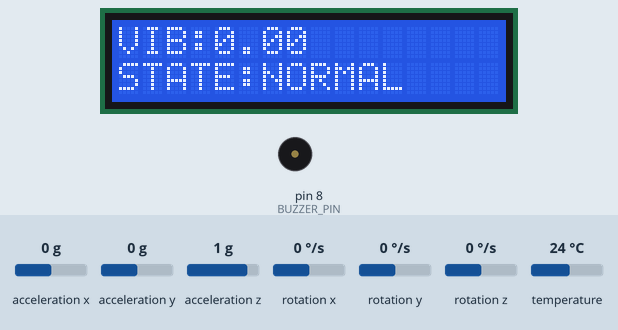
Recording of a sketch running on a simulated Arduino Uno, built with avr-gcc and run on an emulated ATmega328P. On the bench: 16×2 character LCD, buzzer (waves = sounding). The inputs (shaded band) are chosen by the test bench; at power-on: acceleration x 0 g, temperature 24 °C, acceleration y 0 g, acceleration z 1 g, rotation x 0 °/s, rotation y 0 °/s, rotation z 0 °/s. What the sketch prints to the serial monitor is not drawn.

Above: at 8.4 s.
8.5 s: acceleration x set to -0.3 g
At 10.0 s:
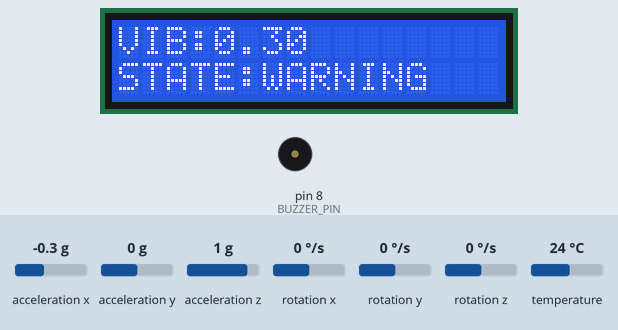
11.2 s: acceleration x set to -0.6 g
At 14.2 s:
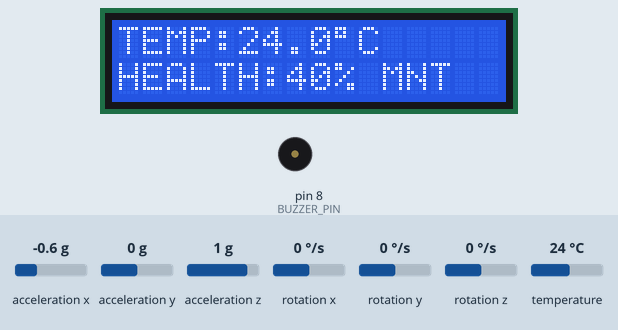
16.8 s: temperature set to 12 °C
At 18.1 s:
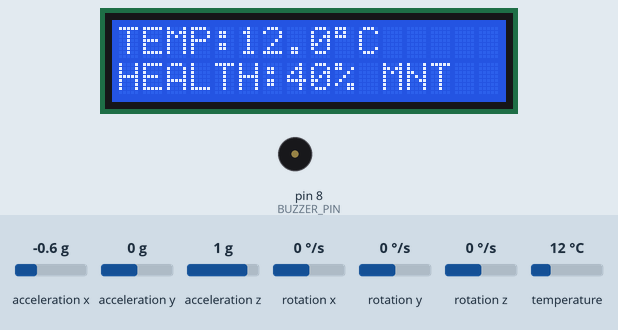
18.7 s: acceleration x set to 0.1 g
At 19.5 s:
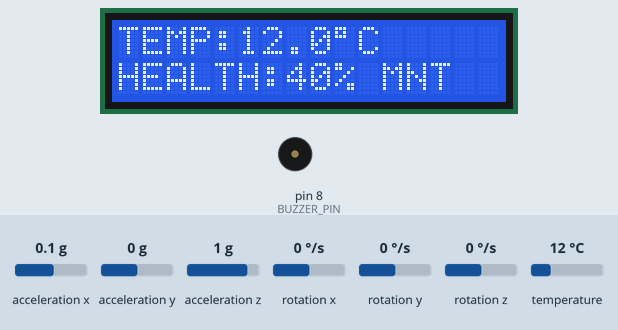
22.0 s: acceleration y set to -0.3 g
At 25.1 s:
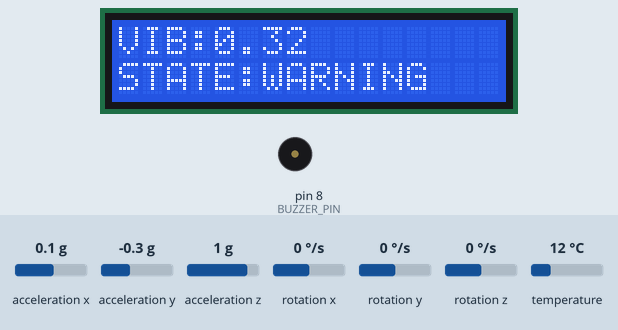
25.6 s: acceleration y set to -0.6 g
At 29.2 s:
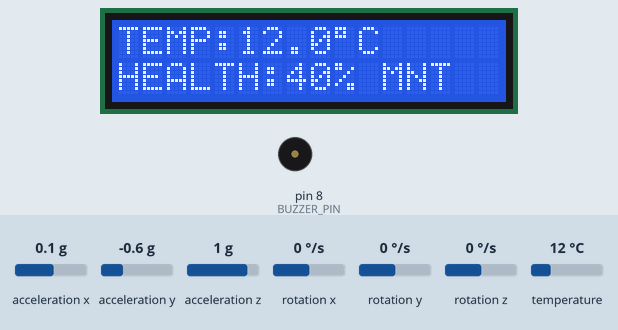
Timing chart, 0 to 32.2 s (numbered marks = the images above; inputs shaded):
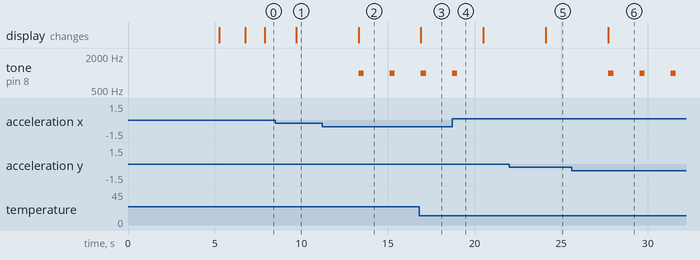

The sketch:

PredictiveMaintenance.ino
```cpp
/*
  ============================================================
  Predictive Maintenance System
  Using Vibration (MPU6050) & Temperature (DS18B20) Monitoring
  ------------------------------------------------------------
  Hardware : Arduino Uno
  Sensors  : MPU6050 (accelerometer/gyro), DS18B20 (temperature)
  Output   : 16x2 I2C LCD, Buzzer, Serial Monitor

  Machine States : NORMAL → WARNING → DANGER
  Health Formula : Health% = 100 - vibPenalty - tempPenalty

  Health Ranges:
    90–100%  → Excellent
    70–89%   → Good
    40–69%   → Maintenance Required
    <40%     → Critical
  ============================================================
*/

#include <Wire.h>
#include <LiquidCrystal_I2C.h>
#include <MPU6050.h>
#include <OneWire.h>
#include <DallasTemperature.h>

// ── Pin Definitions ────────────────────────────────────────
#define ONE_WIRE_BUS  4     // DS18B20 data pin
#define BUZZER_PIN    8     // Active buzzer

// ── Thresholds ────────────────────────────────────────────
#define TEMP_WARNING     60.0   // °C — warning threshold
#define TEMP_DANGER      80.0   // °C — danger threshold
#define CALIBRATION_SECS 5      // Calibration duration

// Dynamic vibration thresholds (set after calibration)
float vibWarningThreshold = 0.40;
float vibDangerThreshold  = 0.70;

// ── Objects ────────────────────────────────────────────────
LiquidCrystal_I2C lcd(0x27, 16, 2);
MPU6050 mpu;
OneWire oneWire(ONE_WIRE_BUS);
DallasTemperature tempSensor(&oneWire);

// ── Data Log (last 10 readings) ───────────────────────────
struct LogEntry {
  unsigned long timestamp;
  float vibration;
  float temperature;
  String state;
  int health;
};
const int LOG_SIZE = 10;
LogEntry dataLog[LOG_SIZE];
int logIndex = 0;

// ── Calibration ────────────────────────────────────────────
float baselineVibration = 0.0;
bool  calibrationDone   = false;

// ── Setup ──────────────────────────────────────────────────
void setup() {
  Serial.begin(9600);
  pinMode(BUZZER_PIN, OUTPUT);
  noTone(BUZZER_PIN);

  // LCD init
  lcd.init();
  lcd.backlight();

  // MPU6050 init
  Wire.begin();
  mpu.initialize();
  if (!mpu.testConnection()) {
    lcd.setCursor(0, 0); lcd.print("MPU6050 ERROR!");
    Serial.println("[ERROR] MPU6050 not found.");
    while (true);
  }

  // DS18B20 init
  tempSensor.begin();

  // Calibration
  calibrate();

  Serial.println("================================================");
  Serial.println("  Predictive Maintenance System — Ready");
  Serial.println("================================================");
  Serial.print("  Baseline Vibration : "); Serial.println(baselineVibration, 3);
  Serial.print("  Warning Threshold  : "); Serial.println(vibWarningThreshold, 3);
  Serial.print("  Danger Threshold   : "); Serial.println(vibDangerThreshold, 3);
  Serial.println("------------------------------------------------");
  Serial.println("  Time(s)  Vib    Temp   State    Health");
  Serial.println("------------------------------------------------");
}

// ── Main Loop ──────────────────────────────────────────────
void loop() {
  // 1. Read sensors
  float vibration   = readVibration();
  float temperature = readTemperature();

  // 2. Classify state
  String state = classifyState(vibration, temperature);

  // 3. Calculate health
  int health = calculateHealth(vibration, temperature);

  // 4. Update LCD
  updateLCD(vibration, temperature, state, health);

  // 5. Buzzer alert
  if (state == "DANGER") {
    tone(BUZZER_PIN, 1000, 300);
  } else {
    noTone(BUZZER_PIN);
  }

  // 6. Log data
  logData(vibration, temperature, state, health);

  // 7. Serial output
  Serial.print("  ");
  Serial.print(millis() / 1000);        Serial.print("s\t");
  Serial.print(vibration, 2);           Serial.print("\t");
  Serial.print(temperature, 1);         Serial.print("C\t");
  Serial.print(state);                  Serial.print("\t");
  Serial.print(health);                 Serial.println("%");

  delay(1000);
}

// ── Calibration ────────────────────────────────────────────
void calibrate() {
  lcd.clear();
  lcd.setCursor(0, 0); lcd.print("Calibrating...");
  lcd.setCursor(0, 1); lcd.print("Keep Machine ON ");
  Serial.println("[CAL] Starting 5-second calibration...");

  float sum = 0.0;
  int samples = 0;
  unsigned long start = millis();

  while (millis() - start < CALIBRATION_SECS * 1000UL) {
    sum += readVibration();
    samples++;

    // Progress dots on LCD
    lcd.setCursor(samples % 16, 1);

    delay(200);
  }

  baselineVibration  = sum / samples;
  vibWarningThreshold = baselineVibration + 0.25;
  vibDangerThreshold  = baselineVibration + 0.50;
  calibrationDone     = true;

  Serial.print("[CAL] Done. Baseline = ");
  Serial.println(baselineVibration, 3);

  lcd.clear();
  lcd.setCursor(0, 0); lcd.print("Cal. Complete!");
  lcd.setCursor(0, 1); lcd.print("System Ready    ");
  delay(1500);
  lcd.clear();
}

// ── Sensor Readers ─────────────────────────────────────────
float readVibration() {
  int16_t ax, ay, az, gx, gy, gz;
  mpu.getMotion6(&ax, &ay, &az, &gx, &gy, &gz);

  // Convert raw to g-units
  float axG = ax / 16384.0;
  float ayG = ay / 16384.0;
  float azG = az / 16384.0;

  // Remove gravity (subtract 1g from dominant axis)
  azG -= 1.0;

  // Vibration magnitude
  return sqrt(axG * axG + ayG * ayG + azG * azG);
}

float readTemperature() {
  tempSensor.requestTemperatures();
  float t = tempSensor.getTempCByIndex(0);
  if (t == DEVICE_DISCONNECTED_C) {
    Serial.println("[WARN] DS18B20 disconnected — using 25.0C");
    return 25.0;
  }
  return t;
}

// ── State Classification ────────────────────────────────────
String classifyState(float vib, float temp) {
  if (vib >= vibDangerThreshold || temp >= TEMP_DANGER) return "DANGER";
  if (vib >= vibWarningThreshold || temp >= TEMP_WARNING) return "WARNING";
  return "NORMAL";
}

// ── Health Calculation ──────────────────────────────────────
int calculateHealth(float vib, float temp) {
  // Vibration penalty (0–60 points)
  float vibRange   = vibDangerThreshold - baselineVibration;
  float vibExcess  = max(0.0f, vib - baselineVibration);
  float vibPenalty = min(60.0f, (vibExcess / vibRange) * 60.0f);

  // Temperature penalty (0–40 points)
  float tempPenalty = 0.0;
  if (temp > TEMP_DANGER)        tempPenalty = 40.0;
  else if (temp > TEMP_WARNING)  tempPenalty = ((temp - TEMP_WARNING) / (TEMP_DANGER - TEMP_WARNING)) * 40.0;

  int health = (int)(100.0 - vibPenalty - tempPenalty);
  return constrain(health, 0, 100);
}

// ── LCD Update ─────────────────────────────────────────────
void updateLCD(float vib, float temp, String state, int health) {
  lcd.clear();

  if (state == "DANGER") {
    // DANGER mode: show temperature + health
    lcd.setCursor(0, 0);
    lcd.print("TEMP:");
    lcd.print(temp, 1);
    lcd.print((char)223); // degree symbol
    lcd.print("C  ");

    lcd.setCursor(0, 1);
    lcd.print("HEALTH:");
    lcd.print(health);
    lcd.print("% ");
    lcd.print(healthLabel(health));

  } else {
    // NORMAL / WARNING: show vibration + state
    lcd.setCursor(0, 0);
    lcd.print("VIB:");
    lcd.print(vib, 2);
    lcd.print("        ");

    lcd.setCursor(0, 1);
    lcd.print("STATE:");
    lcd.print(state);
    lcd.print("    ");
  }
}

// ── Health Label ───────────────────────────────────────────
String healthLabel(int h) {
  if (h >= 90) return "EXC";
  if (h >= 70) return "GD";
  if (h >= 40) return "MNT";
  return "CRIT";
}

// ── Data Logging ───────────────────────────────────────────
void logData(float vib, float temp, String state, int health) {
  dataLog[logIndex % LOG_SIZE] = {
    millis() / 1000,
    vib,
    temp,
    state,
    health
  };
  logIndex++;
}

// ── Print Log (call via Serial command) ────────────────────
void printLog() {
  Serial.println("\n===== DATA LOG (last 10 readings) =====");
  Serial.println("Time(s)  Vib    Temp   State    Health");
  Serial.println("---------------------------------------");
  int count = min(logIndex, LOG_SIZE);
  for (int i = 0; i < count; i++) {
    LogEntry& e = dataLog[i];
    Serial.print(e.timestamp);   Serial.print("s\t");
    Serial.print(e.vibration, 2); Serial.print("\t");
    Serial.print(e.temperature, 1); Serial.print("C\t");
    Serial.print(e.state);       Serial.print("\t");
    Serial.print(e.health);      Serial.println("%");
  }
  Serial.println("=======================================\n");
}
```

Measured:
- the behaviour switches between -0.4 and -0.5 g on acceleration x (found by bisection; images 1 and 2)
- the behaviour switches between -0.4 and -0.5 g on acceleration y (found by bisection; images 5 and 6)
- after the input at 8.5 s, the display: changes after 1.2 s (image 1)
- after the input at 11.2 s, tone on pin 8 (BUZZER_PIN): alternates 1000 Hz for 0.30 s and silent for 1.5 s, starting after 2.1 s; the display: changes after 2.1 s (image 2)
- after the input at 16.8 s, the display: changes after 0.10 s (image 3)
- after the input at 18.7 s, tone on pin 8 (BUZZER_PIN): goes on until 19.0 s, then stays silent
- after the input at 22.0 s, the display: changes after 2.1 s (image 5)
- after the input at 25.6 s, tone on pin 8 (BUZZER_PIN): alternates 1000 Hz for 0.30 s and silent for 1.5 s, starting after 2.1 s; the display: changes after 2.1 s (image 6)
